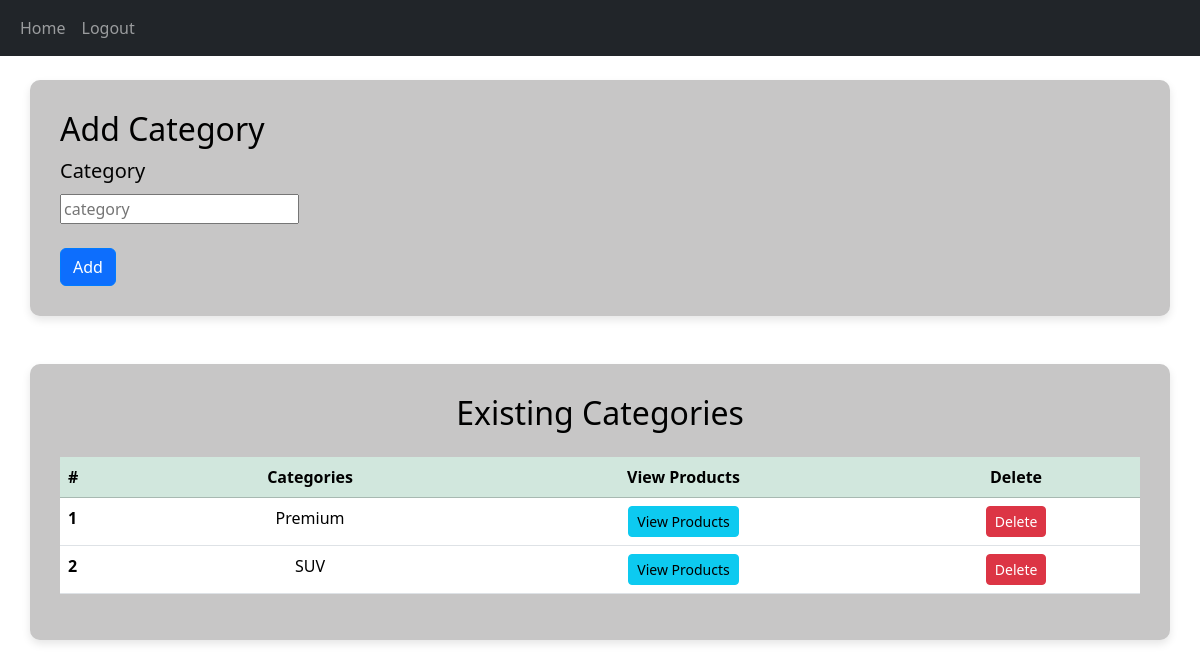
Page /add_category (signed in) on the earlier database version.
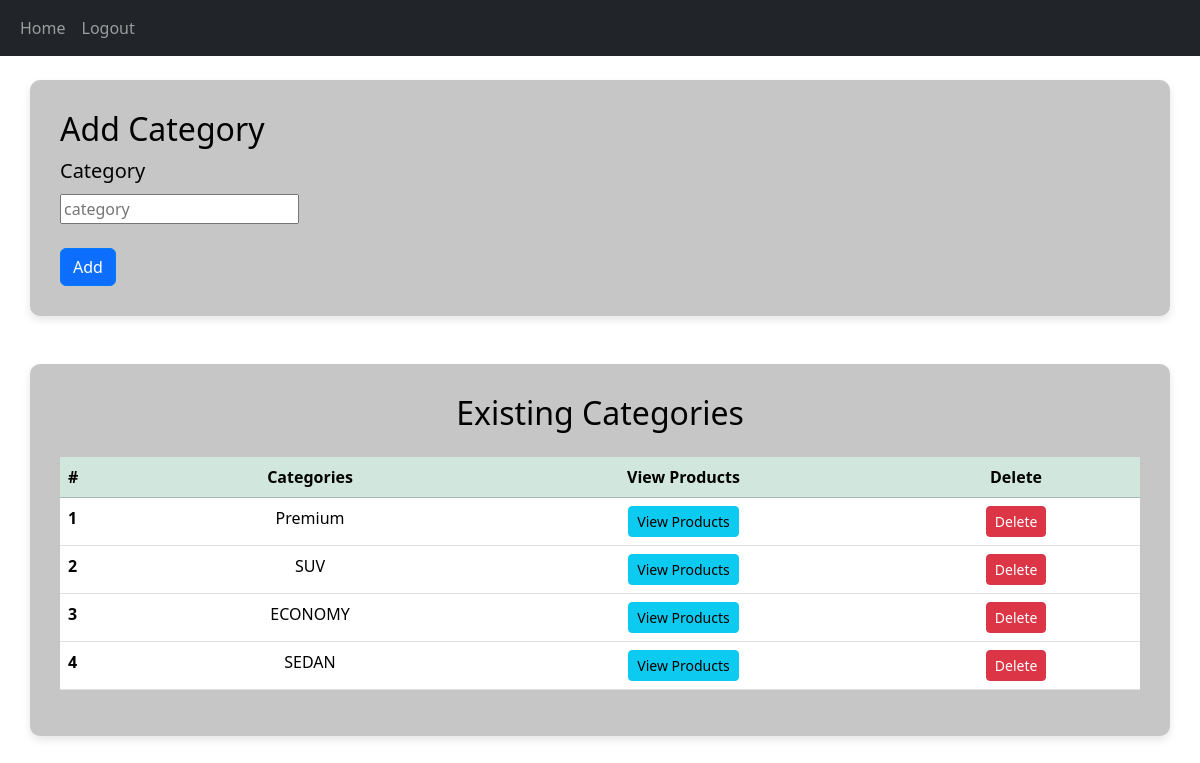
Same page on the later database version.
### app/models.py (models this page shows)
class Category(models.Model):
    category= models.TextField()

### app/views.py (the view)
# urls.py: path('add_category',views.add_category),
def add_category(req):
    if 'admin' in req.session:
        if req.method == 'POST':
            category=req.POST['category']
            data=Category.objects.create(category=category)
            data.save()
            return redirect(add_category)
        else:
            data=Category.objects.all()
            return render(req,'admin/add_category.html',{'data':data})
    else:
         return redirect(cargo_home)

### templates/admin/add_category.html (shortened to what this page needs)
<!DOCTYPE html>
<html lang="en">
<head>
  {% load static %}
    <link href="https://cdn.jsdelivr.net/npm/bootstrap@5.3.3/dist/css/bootstrap.min.css" rel="stylesheet">
</head>
<body>
    <nav class="navbar navbar-expand-sm bg-dark navbar-dark">
        <div class="container-fluid">
          <div class="collapse navbar-collapse" id="collapsibleNavbar">
            <ul class="navbar-nav">
                <li class="nav-item">
                    <a class="nav-link" href="admin_home">Home</a>
                </li>
              <li class="nav-item">
                <a class="nav-link" href="logout">Logout</a>
              </li>
            </ul>
          </div>
        </div>
      </nav>
    <div class="container mt-4">
        <h2>Add Category</h2>
        <form action="" method="post" enctype="multipart/form-data">
             <div class="col-md-6">
                <label for="category" class="form-label">Category</label><br>
                <input type="text" name="category" id="" placeholder="category">
             </div>
             <div class="col-12">
                <br>
                <input class="btn btn-primary" type="submit" value="Add">
             </div>
        </form>
    </div>
    <div class="container mt-5">
        <h2 class="text-center mb-4">Existing Categories</h2>
        <table class="table table-hover">
            <thead>
                <tr class="table-success">
                    <th scope="col">#</th>
                    <th scope="col" class="text-center">Categories</th>
                    <th scope="col" class="text-center">View Products</th>
                    <th scope="col" class="text-center">Delete</th>
                </tr>
            </thead>
            <tbody>
                {% for i in data %}
                    <tr>
                        <th scope="row">{{ forloop.counter }}</th>
                        <td class="text-center">{{ i.category }}</td>
                        <td class="text-center"><a href="view_category/{{i.pk }}" class="btn btn-info btn-sm">View Products</a></td>
                        <td class="text-center"><a href="delete_category/{{ i.pk }}" class="btn btn-danger btn-sm">Delete</a></td>
                    </tr>
                {% endfor %}
            </tbody>
        </table>
    </div>
</body>
</html>

Differences in the rows shown:
added Category: category "ECONOMY"
added Category: category "SEDAN"
